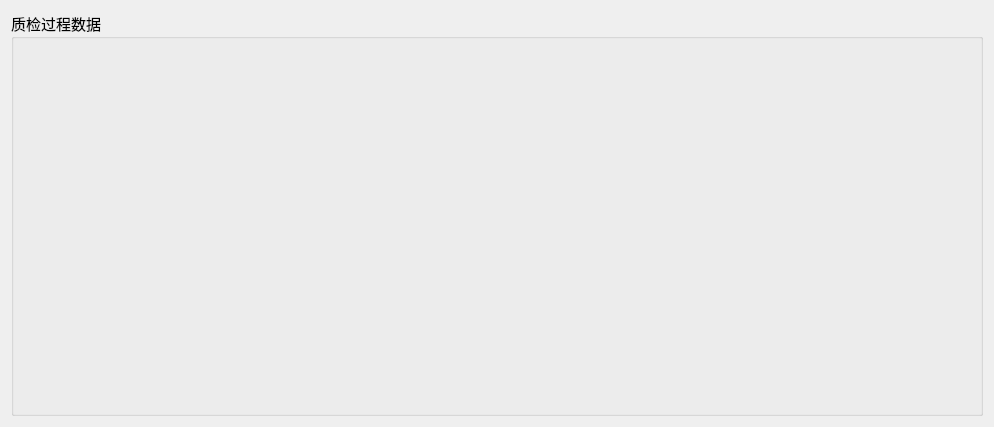
<?xml version="1.0" encoding="UTF-8"?>
<ui version="4.0">
 <class>Td_MainWid</class>
 <widget class="QWidget" name="Td_MainWid">
  <property name="geometry">
   <rect>
    <x>0</x>
    <y>0</y>
    <width>994</width>
    <height>427</height>
   </rect>
  </property>
  <property name="font">
   <font>
    <family>微软雅黑</family>
    <pointsize>11</pointsize>
   </font>
  </property>
  <property name="windowTitle">
   <string>Form</string>
  </property>
  <layout class="QGridLayout" name="gridLayout">
   <item row="0" column="0">
    <widget class="QGroupBox" name="groupBox">
     <property name="font">
      <font>
       <family>微软雅黑</family>
       <pointsize>11</pointsize>
      </font>
     </property>
     <property name="title">
      <string>质检过程数据</string>
     </property>
    </widget>
   </item>
  </layout>
 </widget>
 <resources/>
 <connections/>
</ui>
